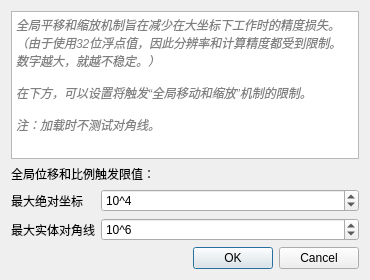
<?xml version="1.0" encoding="UTF-8"?>
<ui version="4.0">
 <class>GlobalShiftSettingsDialog</class>
 <widget class="QDialog" name="GlobalShiftSettingsDialog">
  <property name="geometry">
   <rect>
    <x>0</x>
    <y>0</y>
    <width>370</width>
    <height>280</height>
   </rect>
  </property>
  <property name="windowTitle">
   <string>全局变换设置</string>
  </property>
  <layout class="QVBoxLayout" name="verticalLayout">
   <item>
    <widget class="QPlainTextEdit" name="plainTextEdit">
     <property name="styleSheet">
      <string notr="true">color: grey; font-style: italic;</string>
     </property>
     <property name="readOnly">
      <bool>true</bool>
     </property>
     <property name="plainText">
      <string>全局平移和缩放机制旨在减少在大坐标下工作时的精度损失。
（由于使用32位浮点值，因此分辨率和计算精度都受到限制。数字越大，就越不稳定。）

在下方，可以设置将触发“全局移动和缩放”机制的限制。

注：加载时不测试对角线。</string>
     </property>
     <property name="textInteractionFlags">
      <set>Qt::NoTextInteraction</set>
     </property>
    </widget>
   </item>
   <item>
    <widget class="QLabel" name="label_3">
     <property name="text">
      <string>全局位移和比例触发限值：</string>
     </property>
    </widget>
   </item>
   <item>
    <layout class="QFormLayout" name="formLayout">
     <item row="0" column="0">
      <widget class="QLabel" name="label">
       <property name="text">
        <string>最大绝对坐标</string>
       </property>
      </widget>
     </item>
     <item row="0" column="1">
      <widget class="QSpinBox" name="maxAbsCoordSpinBox">
       <property name="toolTip">
        <string>CloudCompare will suggest to apply a Global Shift to the loaded entities if their coordinates are above this limit</string>
       </property>
       <property name="suffix">
        <string/>
       </property>
       <property name="prefix">
        <string notr="true">10^</string>
       </property>
       <property name="minimum">
        <number>2</number>
       </property>
       <property name="maximum">
        <number>12</number>
       </property>
       <property name="value">
        <number>4</number>
       </property>
      </widget>
     </item>
     <item row="1" column="0">
      <widget class="QLabel" name="label_2">
       <property name="text">
        <string>最大实体对角线</string>
       </property>
      </widget>
     </item>
     <item row="1" column="1">
      <widget class="QSpinBox" name="maxAbsDiagSpinBox">
       <property name="toolTip">
        <string>CloudCompare will suggest to apply a Global Scale to the loaded entities if their bounding-box diagonal is above this limit</string>
       </property>
       <property name="suffix">
        <string/>
       </property>
       <property name="prefix">
        <string notr="true">10^</string>
       </property>
       <property name="minimum">
        <number>2</number>
       </property>
       <property name="maximum">
        <number>12</number>
       </property>
       <property name="value">
        <number>6</number>
       </property>
      </widget>
     </item>
    </layout>
   </item>
   <item>
    <widget class="QDialogButtonBox" name="buttonBox">
     <property name="orientation">
      <enum>Qt::Horizontal</enum>
     </property>
     <property name="standardButtons">
      <set>QDialogButtonBox::Cancel|QDialogButtonBox::Ok</set>
     </property>
    </widget>
   </item>
  </layout>
 </widget>
 <resources/>
 <connections>
  <connection>
   <sender>buttonBox</sender>
   <signal>accepted()</signal>
   <receiver>GlobalShiftSettingsDialog</receiver>
   <slot>accept()</slot>
   <hints>
    <hint type="sourcelabel">
     <x>248</x>
     <y>254</y>
    </hint>
    <hint type="destinationlabel">
     <x>157</x>
     <y>274</y>
    </hint>
   </hints>
  </connection>
  <connection>
   <sender>buttonBox</sender>
   <signal>rejected()</signal>
   <receiver>GlobalShiftSettingsDialog</receiver>
   <slot>reject()</slot>
   <hints>
    <hint type="sourcelabel">
     <x>316</x>
     <y>260</y>
    </hint>
    <hint type="destinationlabel">
     <x>286</x>
     <y>274</y>
    </hint>
   </hints>
  </connection>
 </connections>
</ui>
